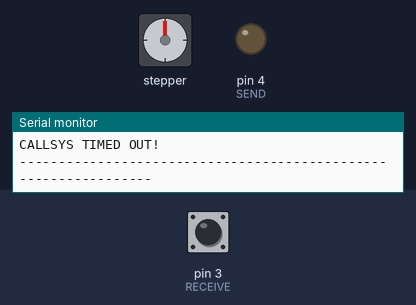
A sketch run on a simulated Arduino Uno, built with avr-gcc and run on an emulated ATmega328P. Parts: stepper motor, output pins drawn as LEDs (lit = HIGH), the last lines printed to the serial monitor. Wiring (inferred from the names in the program): stepper motor (200 steps per turn assumed): coils pin 8, pin 9, pin 10, pin 11. Inputs (shaded band) come from the test bench; at power-on: pin 3 (RECEIVE) LOW. Pins used as bus, display or sensor lines are not drawn.

Above: at 6.2 s.
6.3 s: pin 3 (RECEIVE) pulsed HIGH 2 times (0.12 s each, 0.3 s apart)
At 7.07 s:
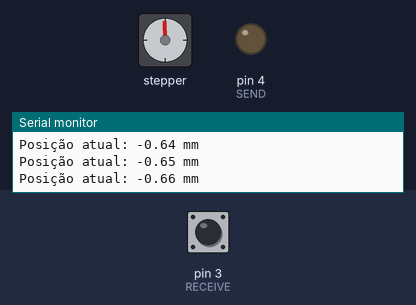
At 9.0 s:
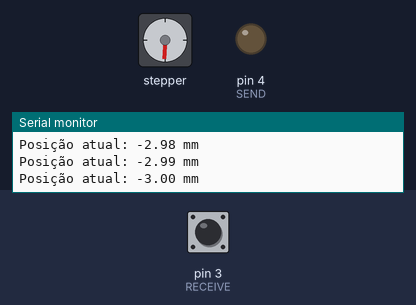
9.3 s: pin 3 (RECEIVE) pulsed HIGH 2 times (0.12 s each, 0.3 s apart)
At 11.5 s:
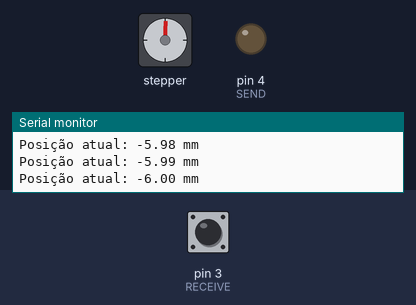
Timing chart, 0 to 13.0 s (numbered marks = the images above; inputs shaded):
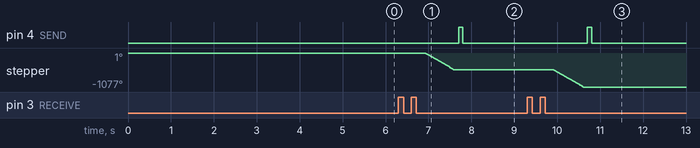

Measured:
- after the input at 6.3 s, pin 4 (SEND): LOW → HIGH after 1.4 s, → LOW 0.10 s later; stepper: turns 537° counter-clockwise in 0.68 s, starting after 0.62 s
- after the input at 9.3 s, pin 4 (SEND): LOW → HIGH after 1.4 s, → LOW 0.10 s later; stepper: turns 540° counter-clockwise in 0.68 s, starting after 0.62 s

The sketch:

implante_robo.ino
```cpp
// Pinos da Ponte H:
int stepper[4] = {8, 9, 10, 11};

// Definições e parâmetros do motor:
#define tbs 1         // time between step (ms)
#define spr 200       // steps per revolution (passos/volta)
#define ss 2          // screw step (mm/volta)
#define TAM_SEM 3     // tamanho da semente (mm)
#define PW 100        // largura do pulso (ms)

#define RECEIVE 3
#define SEND 4

float position = 0;
unsigned long t0;
bool skipcal=true;

int fss[4][4] = {{1, 0, 1, 0}, {0, 1, 1, 0}, {0, 1, 0, 1}, {1, 0, 0, 1}}; //Foward Step Sequence

void move(float dist)
{
  int nsteps = int(abs((float)((float)dist/(float)ss)*spr)); //número de passos necessários para andar a distância desejada

  if(dist>0)
  {
    for(int i=0; i<nsteps; i++)
    {
      digitalWrite(stepper[0], fss[i%4][0]);
      digitalWrite(stepper[1], fss[i%4][1]);
      digitalWrite(stepper[2], fss[i%4][2]);
      digitalWrite(stepper[3], fss[i%4][3]);
      delay(tbs);
      position += ((float)ss/(float)spr);
      Serial.print("Posição atual: ");
      Serial.print(position);
      Serial.println(" mm");
    }
  }
  if(dist<0)
  {
    for(int i=(nsteps-1); i>=0; i--)
    {
      digitalWrite(stepper[0], fss[i%4][0]);
      digitalWrite(stepper[1], fss[i%4][1]);
      digitalWrite(stepper[2], fss[i%4][2]);
      digitalWrite(stepper[3], fss[i%4][3]);
      delay(tbs);
      position -= ((float)ss/(float)spr);
      Serial.print("Posição atual: ");
      Serial.print(position);
      Serial.println(" mm");
    }
  }
  digitalWrite(stepper[0], LOW);
  digitalWrite(stepper[1], LOW);
  digitalWrite(stepper[2], LOW);
  digitalWrite(stepper[3], LOW);
}

String command = "";

void callsys()
{
  Serial.println("\n\n----------------------------------------------------------------\n");
  Serial.println("* Calibração da ferramenta *");
  t0 = millis();
  while(1)
  {
    Serial.println("\nInsira o deslocamento desejado para zerar a posição do êmbolo:");
    Serial.print("(-165mm < D < 165mm) ou '0' para confirmar a calibração:");
    //Aguarda comando:
    while(1)
    {
      if (Serial.available() > 0)
      {
        skipcal = false;
        command = Serial.readString();
        break;
      }
      if(skipcal&&((millis()-t0)>5000))
      {
        break;
      }
    }
    if(skipcal&&((millis()-t0)>5000))
    {
      Serial.println("\n\nCALLSYS TIMED OUT!");
      break;
    }
    Serial.println(command);
    float desloc = command.toFloat();
    if(desloc==0)
    {
      Serial.println("Ferramenta Calibrada com sucesso!");
      break;
    }
    move(desloc);
  }
  position = 0;
  Serial.println("\n----------------------------------------------------------------");
}

int waitPulses()
{
  unsigned long tant=millis();
  int cont=0;
  while(1)
  {
    if(digitalRead(RECEIVE))
    {
      cont++;
      while(digitalRead(RECEIVE))
      {
        tant = millis();
      }
      do
      {
        if(digitalRead(RECEIVE))
        {
          cont++;
          while(digitalRead(RECEIVE))
          {
            tant = millis();
          }
        }
      }while((millis()-tant)<(2*PW));
      break;
    }
  }
  return cont;
}

void feedback()
{
  digitalWrite(SEND, HIGH);
  delay(PW);
  digitalWrite(SEND, LOW);
  delay(PW);
}

void setup()
{
  for(int i=0; i<4; i++)
  {
    pinMode(stepper[i], OUTPUT);
  }

  pinMode(RECEIVE, INPUT);
  pinMode(SEND, OUTPUT);

  Serial.begin(115200);

  callsys();

  //Serial.end();
}

void loop()
{
  //Aguarda comando da controladora:
  int command = waitPulses();

  //Serial.println(command);

  //Escolhe e executa o comando:
  switch(command)
  {
    case 1:
      //Implanta a semente:
      move(TAM_SEM);
    break;
    case 2:
      //Abastece a semente:
      move(-TAM_SEM);
    break;
  }

  delay(PW);

  //Retorna que a tarefa foi concluída à controladora:
  feedback();
}
```
